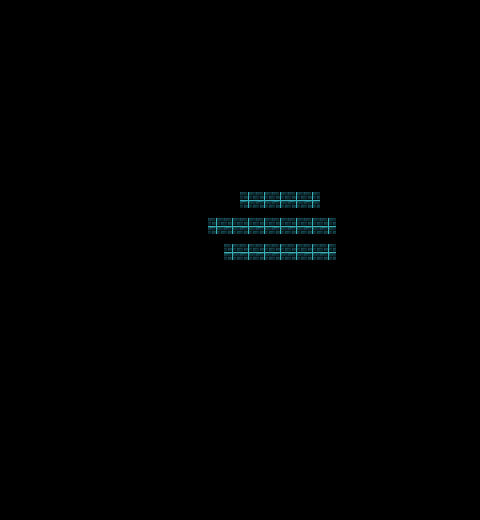

Tiled map render using the project's own tile images. Description and the whole map definition, tile-layer contents included, below:
An orthogonal 30x20 tile map with 16x26 px tiles, 1 tile layer (Tile Layer 1).

<map version="1.10" tiledversion="1.10.2" orientation="orthogonal" renderorder="right-down" width="30" height="20" tilewidth="16" tileheight="26" infinite="0" nextlayerid="2" nextobjectid="1">
 <tileset firstgid="1" source="../Barbie world/Elsie world.tsx" />
 <layer id="1" name="Tile Layer 1" width="30" height="20">
  <data encoding="csv">
0,0,0,0,0,0,0,0,0,0,0,0,0,0,0,0,0,0,0,0,0,0,0,0,0,0,0,0,0,0,
0,0,0,0,0,0,0,0,0,0,0,0,0,0,0,0,0,0,0,0,0,0,0,0,0,0,0,0,0,0,
0,0,0,0,0,0,0,0,0,0,0,0,0,0,0,0,0,0,0,0,0,0,0,0,0,0,0,0,0,0,
0,0,0,0,0,0,0,0,0,0,0,0,0,0,0,0,0,0,0,0,0,0,0,0,0,0,0,0,0,0,
0,0,0,0,0,0,0,0,0,0,0,0,0,0,0,0,0,0,0,0,0,0,0,0,0,0,0,0,0,0,
0,0,0,0,0,0,0,0,0,0,0,0,0,0,0,0,0,0,0,0,0,0,0,0,0,0,0,0,0,0,
0,0,0,0,0,0,0,0,0,0,0,0,0,0,0,0,0,0,0,0,0,0,0,0,0,0,0,0,0,0,
0,0,0,0,0,0,0,0,0,0,0,0,0,0,0,4474,4474,4474,4474,4474,0,0,0,0,0,0,0,0,0,0,
0,0,0,0,0,0,0,0,0,0,0,0,0,4474,4474,4474,4474,4474,4474,4474,4474,0,0,0,0,0,0,0,0,0,
0,0,0,0,0,0,0,0,0,0,0,0,0,0,4474,4474,4474,4474,4474,4474,4474,0,0,0,0,0,0,0,0,0,
0,0,0,0,0,0,0,0,0,0,0,0,0,0,0,0,0,0,0,0,0,0,0,0,0,0,0,0,0,0,
0,0,0,0,0,0,0,0,0,0,0,0,0,0,0,0,0,0,0,0,0,0,0,0,0,0,0,0,0,0,
0,0,0,0,0,0,0,0,0,0,0,0,0,0,0,0,0,0,0,0,0,0,0,0,0,0,0,0,0,0,
0,0,0,0,0,0,0,0,0,0,0,0,0,0,0,0,0,0,0,0,0,0,0,0,0,0,0,0,0,0,
0,0,0,0,0,0,0,0,0,0,0,0,0,0,0,0,0,0,0,0,0,0,0,0,0,0,0,0,0,0,
0,0,0,0,0,0,0,0,0,0,0,0,0,0,0,0,0,0,0,0,0,0,0,0,0,0,0,0,0,0,
0,0,0,0,0,0,0,0,0,0,0,0,0,0,0,0,0,0,0,0,0,0,0,0,0,0,0,0,0,0,
0,0,0,0,0,0,0,0,0,0,0,0,0,0,0,0,0,0,0,0,0,0,0,0,0,0,0,0,0,0,
0,0,0,0,0,0,0,0,0,0,0,0,0,0,0,0,0,0,0,0,0,0,0,0,0,0,0,0,0,0,
0,0,0,0,0,0,0,0,0,0,0,0,0,0,0,0,0,0,0,0,0,0,0,0,0,0,0,0,0,0
</data>
 </layer>
</map>
